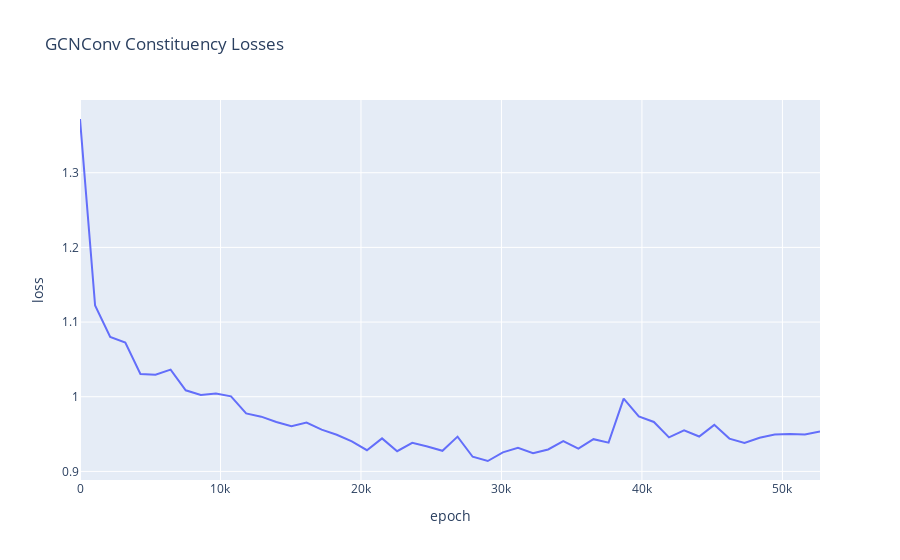

The code cell stored with this chart in its notebook:
### Code cell
import plotly.express as px
import pandas as pd

filtered_losses = losses[::1075]

# Creating a DataFrame with index as x-axis and values as y-axis
df = pd.DataFrame({
    'epoch': range(0, len(losses), 1075),
    'loss': filtered_losses
})

# Plotting the DataFrame
fig = px.line(df, x='epoch', y='loss', title='GCNConv Constituency Losses')
fig.show()

### Figure 1 — Plotly figure (JSON) as saved in the notebook; plotly's stock layout.template omitted (floating-point values rounded to 4 significant figures)
{"data": [{"hovertemplate": "epoch=%{x}<br>loss=%{y}<extra></extra>", "legendgroup": "", "line": {"color": "#636efa", "dash": "solid"}, "marker": {"symbol": "circle"}, "mode": "lines", "name": "", "orientation": "v", "showlegend": false, "type": "scatter", "x": [0, 1075, 2150, 3225, 4300, 5375, 6450, 7525, 8600, 9675, 10750, 11825, 12900, 13975, 15050, 16125, 17200, 18275, 19350, 20425, 21500, 22575, 23650, 24725, 25800, 26875, 27950, 29025, 30100, 31175, 32250, 33325, 34400, 35475, 36550, 37625, 38700, 39775, 40850, 41925, 43000, 44075, 45150, 46225, 47300, 48375, 49450, 50525, 51600, 52675], "xaxis": "x", "y": [1.372, 1.122, 1.08, 1.073, 1.03, 1.03, 1.036, 1.009, 1.002, 1.004, 1.0, 0.9777, 0.9733, 0.9661, 0.9607, 0.9654, 0.9559, 0.9491, 0.9402, 0.9284, 0.9442, 0.927, 0.9382, 0.9334, 0.9276, 0.9466, 0.9196, 0.9139, 0.9256, 0.9315, 0.9244, 0.9294, 0.9406, 0.9304, 0.9431, 0.9385, 0.9975, 0.9737, 0.9662, 0.9455, 0.9549, 0.9467, 0.9623, 0.9439, 0.938, 0.9451, 0.9493, 0.9499, 0.9493, 0.9534], "yaxis": "y"}], "layout": {"legend": {"tracegroupgap": 0}, "title": {"text": "GCNConv Constituency Losses"}, "xaxis": {"anchor": "y", "domain": [0, 1], "title": {"text": "epoch"}}, "yaxis": {"anchor": "x", "domain": [0, 1], "title": {"text": "loss"}}}}
